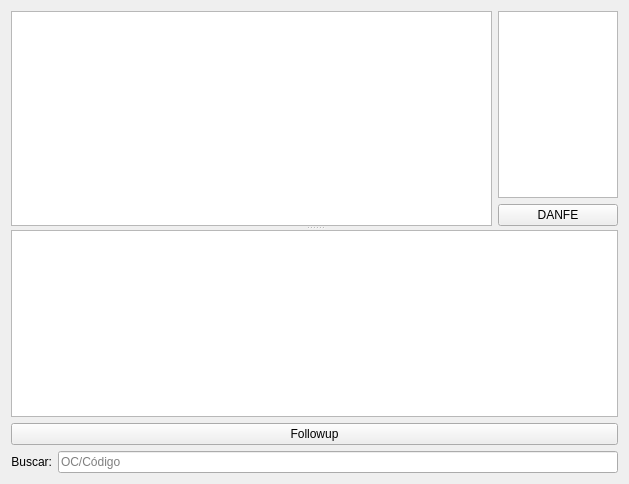
<?xml version="1.0" encoding="UTF-8"?>
<ui version="4.0">
 <class>WidgetHistoricoCompra</class>
 <widget class="QWidget" name="WidgetHistoricoCompra">
  <property name="geometry">
   <rect>
    <x>0</x>
    <y>0</y>
    <width>629</width>
    <height>484</height>
   </rect>
  </property>
  <property name="windowTitle">
   <string>Form</string>
  </property>
  <layout class="QGridLayout" name="gridLayout_2">
   <item row="0" column="0" colspan="2">
    <widget class="QSplitter" name="splitter">
     <property name="orientation">
      <enum>Qt::Vertical</enum>
     </property>
     <widget class="QWidget" name="layoutWidget">
      <layout class="QGridLayout" name="gridLayout">
       <item row="1" column="0" rowspan="2">
        <widget class="TableView" name="tablePedidos">
         <property name="mouseTracking">
          <bool>true</bool>
         </property>
         <property name="editTriggers">
          <set>QAbstractItemView::NoEditTriggers</set>
         </property>
         <property name="selectionMode">
          <enum>QAbstractItemView::SingleSelection</enum>
         </property>
         <property name="selectionBehavior">
          <enum>QAbstractItemView::SelectRows</enum>
         </property>
        </widget>
       </item>
       <item row="1" column="1">
        <widget class="TableView" name="tableNFe">
         <property name="sizePolicy">
          <sizepolicy hsizetype="Fixed" vsizetype="Expanding">
           <horstretch>0</horstretch>
           <verstretch>0</verstretch>
          </sizepolicy>
         </property>
         <property name="maximumSize">
          <size>
           <width>120</width>
           <height>16777215</height>
          </size>
         </property>
         <property name="mouseTracking">
          <bool>true</bool>
         </property>
         <property name="editTriggers">
          <set>QAbstractItemView::NoEditTriggers</set>
         </property>
         <property name="selectionMode">
          <enum>QAbstractItemView::SingleSelection</enum>
         </property>
         <property name="selectionBehavior">
          <enum>QAbstractItemView::SelectRows</enum>
         </property>
        </widget>
       </item>
       <item row="2" column="1">
        <widget class="QPushButton" name="pushButtonDanfe">
         <property name="text">
          <string>DANFE</string>
         </property>
        </widget>
       </item>
      </layout>
     </widget>
     <widget class="TreeView" name="treeView">
      <property name="sortingEnabled">
       <bool>true</bool>
      </property>
     </widget>
    </widget>
   </item>
   <item row="2" column="0">
    <widget class="QLabel" name="label_2">
     <property name="enabled">
      <bool>true</bool>
     </property>
     <property name="text">
      <string>Buscar:</string>
     </property>
     <property name="alignment">
      <set>Qt::AlignRight|Qt::AlignTrailing|Qt::AlignVCenter</set>
     </property>
    </widget>
   </item>
   <item row="2" column="1">
    <widget class="QLineEdit" name="lineEditBusca">
     <property name="enabled">
      <bool>true</bool>
     </property>
     <property name="placeholderText">
      <string>OC/Código</string>
     </property>
    </widget>
   </item>
   <item row="1" column="0" colspan="2">
    <widget class="QPushButton" name="pushButtonFollowup">
     <property name="text">
      <string>Followup</string>
     </property>
    </widget>
   </item>
  </layout>
 </widget>
 <customwidgets>
  <customwidget>
   <class>TableView</class>
   <extends>QTableView</extends>
   <header>src/tableview.h</header>
  </customwidget>
  <customwidget>
   <class>TreeView</class>
   <extends>QTreeView</extends>
   <header>src/treeview.h</header>
  </customwidget>
 </customwidgets>
 <tabstops>
  <tabstop>tablePedidos</tabstop>
  <tabstop>tableNFe</tabstop>
  <tabstop>pushButtonDanfe</tabstop>
  <tabstop>treeView</tabstop>
  <tabstop>pushButtonFollowup</tabstop>
  <tabstop>lineEditBusca</tabstop>
 </tabstops>
 <resources/>
 <connections/>
</ui>
